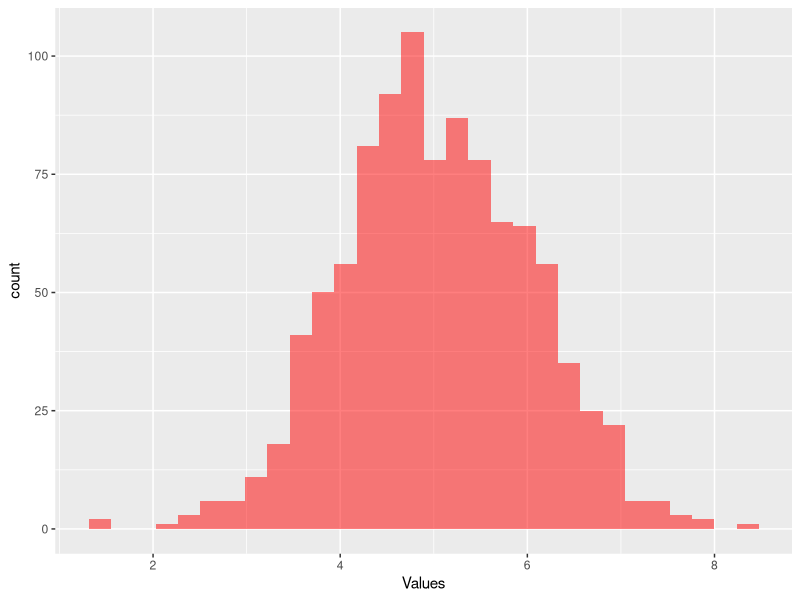

Source code (R):
## ---- chunk 1
norm_26 <- rnorm(26)
## ---- chunk 2
# Exclude the mean - fourth element in the vector
summary(norm_26)[-4]
## ---- chunk 3
n <- 100
d <- 10
pois_100 <- matrix(rpois(n, 1), d)
## ---- chunk 4
# max columns randomly gives the index when there is a tie
max_i <- max.col(pois_100)
# index the original values with max_i nice to have the index
pois_100[cbind(seq(10),max_i)]

# Or use apply - tidier solution
apply(X = pois_100, MARGIN = 1, FUN = max)

# Use apply with an anonymous function - flexible
row_max <- apply(X = pois_100, MARGIN = 1, FUN = function(x){max(x)})
## ---- chunk 5
list_r <- list(pois_100, row_max)
## ---- chunk 6
lapply(list_r,FUN = length)

## ---- chunk 7
row_max <- function(x){
  apply(X = x, MARGIN = 1, FUN = function(x){max(x)})
}
row_max(pois_100)
## ---- chunk 8
sim_values <- function(n, dist = "Normal", ...) {
  
  if (tolower(dist) == "normal") {
    mean <- list(...)$mean
    sd <- list(...)$sd
    if (is.null(mean)) {
      mean <- 0
    }
    if (is.null(sd)) {
      sd <- 1
    }
    rnorm(n, mean, sd)
  }
  
  else if (tolower(dist) == "poisson"){
    lambda <- list(...)$lambda
    if (is.null(lambda)) {
      lambda <- 1
    }
    rpois(n, lambda)
  }
  
  else if (tolower(dist) == "binomial") {
    size <- list(...)$size
    prob <- list(...)$prob
    if (is.null(size)) {
      size <- 10
    }
    if (is.null(prob)) {
      prob <- 0.5
    }
    rbinom(n, size, prob)
  }
  
}
## ---- chunk 9
library(ggplot2)
df_sim <- data.frame(Values =sim_values(1000, dist = "NORMAL", mean = 5))

ggplot() + geom_histogram(data = df_sim, mapping = aes(Values), bins = 30, fill = "red", alpha = 0.5)
